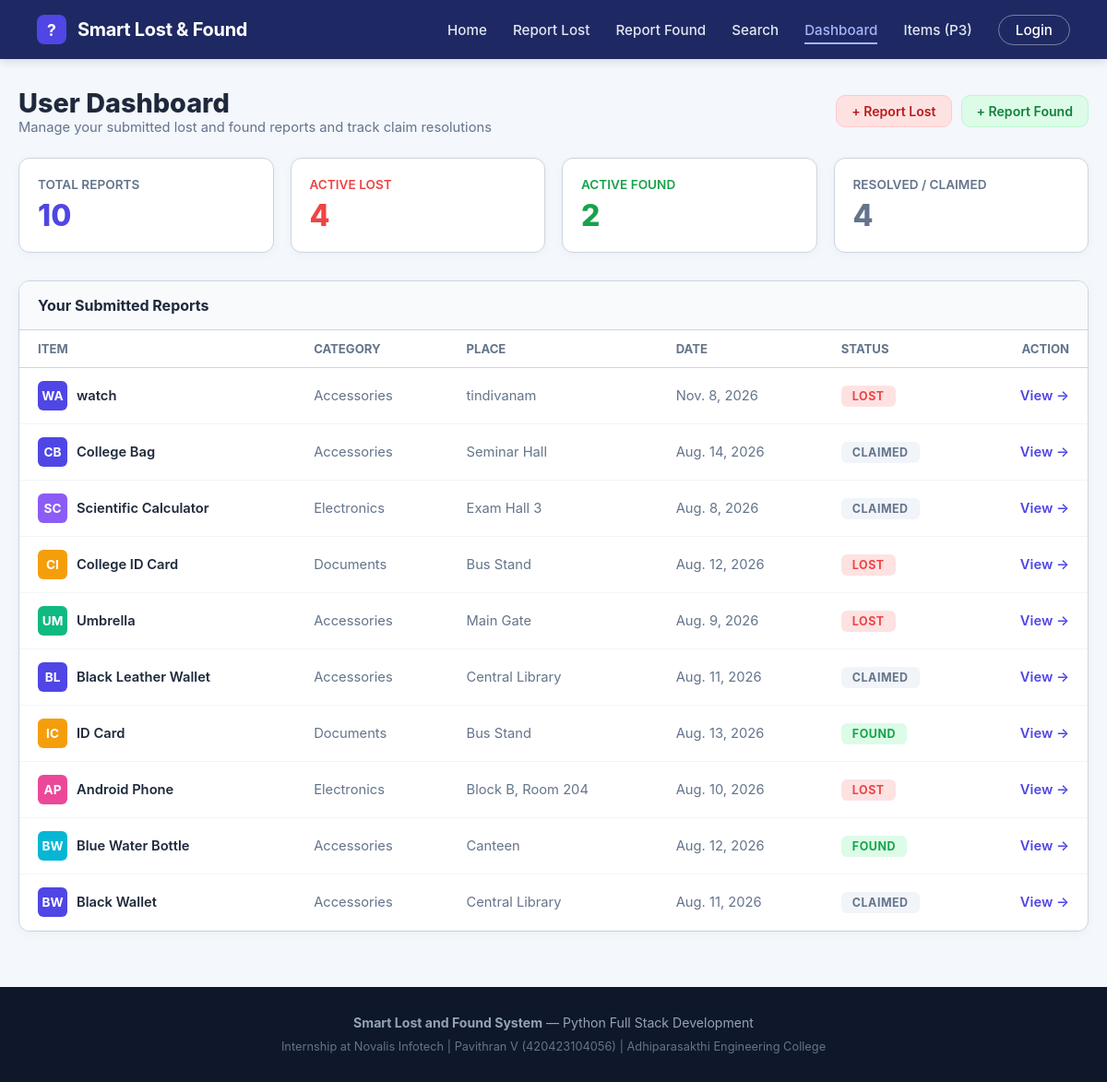
/dashboard/, run on the app's committed database.
### items/models.py (models this page shows, shortened)
class Item(models.Model):
    STATUS_CHOICES = [
        ("lost", "Lost"),
        ("found", "Found"),
        ("claimed", "Claimed"),
    ]
    owner = models.ForeignKey(User, on_delete=models.CASCADE, null=True, blank=True, related_name="items")
    title = models.CharField(max_length=100)
    category = models.CharField(max_length=50)
    place = models.CharField(max_length=100)
    date = models.DateField()
    description = models.TextField(blank=True)
    photo = models.ImageField(upload_to="items/", blank=True, null=True)
    status = models.CharField(max_length=10, choices=STATUS_CHOICES)
    created_at = models.DateTimeField(auto_now_add=True)
    @property
    def initials(self):
        words = self.title.strip().split()
        if len(words) >= 2:
            return f"{words[0][0]}{words[1][0]}".upper()
        elif words and len(words[0]) >= 2:
            return words[0][:2].upper()
        elif words:
            return (words[0][0] + "X").upper()
        return "LF"
    @property
    def card_color(self):
        title_lower = self.title.lower()
        if "wallet" in title_lower:
            return "#4f46e5"  # Vibrant Indigo (BW)
        elif "water" in title_lower or "bottle" in title_lower:
            return "#06b6d4"  # Vibrant Cyan / Teal (BB)
        elif "phone" in title_lower or "android" in title_lower or "mobile" in title_lower:
            return "#ec4899"  # Vibrant Rose / Pink (AP)
        elif "card" in title_lower or "id" in title_lower:
            return "#f59e0b"  # Warm Amber / Orange (IC)
        elif "umbrella" in title_lower:
            return "#10b981"  # Emerald Green (UM)
        elif self.category == "Electronics":
            return "#8b5cf6"  # Purple
        elif self.category == "Documents":
            return "#f59e0b"  # Amber
        return "#4f46e5"

### items/views.py (the view)
# urls.py: path('dashboard/', views.dashboard, name='dashboard'),
def dashboard(request):
    if request.user.is_authenticated:
        user_items = Item.objects.filter(owner=request.user).order_by('-created_at')
    else:
        user_items = Item.objects.all().order_by('-created_at')
    context = {
        "user_items": user_items,
        "total": user_items.count(),
        "lost_count": user_items.filter(status='lost').count(),
        "found_count": user_items.filter(status='found').count(),
        "claimed_count": user_items.filter(status='claimed').count(),
        "active_tab": "dashboard",
    }
    return render(request, "items/dashboard.html", context)

### items/templates/items/dashboard.html (shortened to what this page needs)
{% extends 'items/base.html' %}
{% load static %}
{% block content %}
<section>
  <div style="display: flex; justify-content: space-between; align-items: center; margin-bottom: 24px; flex-wrap: wrap; gap: 12px;">
    <div>
      <h1 style="font-size: 1.8rem; font-weight: 800; color: var(--text);">User Dashboard</h1>
      <p style="color: var(--text-muted); font-size: 0.92rem;">Manage your submitted lost and found reports and track claim resolutions</p>
    </div>
    <div style="display: flex; gap: 10px;">
      <a href="{% url 'report_item' status='lost' %}" class="btn-action btn-action-lost" style="padding: 8px 16px; font-size: 0.88rem;">+ Report Lost</a>
      <a href="{% url 'report_item' status='found' %}" class="btn-action btn-action-found" style="padding: 8px 16px; font-size: 0.88rem;">+ Report Found</a>
    </div>
  </div>
  <div class="stats-cards-grid">
    <div class="stat-card">
      <div style="color: #64748b; font-size: 0.85rem; font-weight: 600;">TOTAL REPORTS</div>
      <div class="stat-number">{{ total }}</div>
    </div>
    <div class="stat-card">
      <div style="color: #ef4444; font-size: 0.85rem; font-weight: 600;">ACTIVE LOST</div>
      <div class="stat-number" style="color: #ef4444;">{{ lost_count }}</div>
    </div>
    <div class="stat-card">
      <div style="color: #16a34a; font-size: 0.85rem; font-weight: 600;">ACTIVE FOUND</div>
      <div class="stat-number" style="color: #16a34a;">{{ found_count }}</div>
    </div>
    <div class="stat-card">
      <div style="color: #64748b; font-size: 0.85rem; font-weight: 600;">RESOLVED / CLAIMED</div>
      <div class="stat-number" style="color: #64748b;">{{ claimed_count }}</div>
    </div>
  </div>
  <div style="background: #ffffff; border-radius: 12px; border: 1px solid var(--border); box-shadow: 0 2px 12px rgba(0,0,0,0.04); overflow: hidden;">
    <div style="padding: 16px 20px; border-bottom: 1px solid var(--border); background: #f8fafc; font-weight: 700; color: var(--text);">
      Your Submitted Reports
    </div>
    {% if user_items %}
      <div style="overflow-x: auto;">
        <table style="width: 100%; border-collapse: collapse; text-align: left; font-size: 0.92rem;">
          <thead>
            <tr style="border-bottom: 1px solid var(--border); color: #64748b; font-size: 0.82rem; text-transform: uppercase;">
              <th style="padding: 12px 20px;">Item</th>
              <th style="padding: 12px 20px;">Category</th>
              <th style="padding: 12px 20px;">Place</th>
              <th style="padding: 12px 20px;">Date</th>
              <th style="padding: 12px 20px;">Status</th>
              <th style="padding: 12px 20px; text-align: right;">Action</th>
            </tr>
          </thead>
          <tbody>
            {% for itm in user_items %}
              <tr style="border-bottom: 1px solid #f1f5f9;">
                <td style="padding: 14px 20px; font-weight: 600; color: var(--text);">
                  <div style="display: flex; align-items: center; gap: 10px;">
                    <span style="display: inline-block; width: 32px; height: 32px; border-radius: 6px; background-color: {{ itm.card_color }}; color: #fff; font-weight: 700; text-align: center; line-height: 32px; font-size: 0.85rem;">
                      {{ itm.initials }}
                    </span>
                    <span>{{ itm.title }}</span>
                  </div>
                </td>
                <td style="padding: 14px 20px; color: #64748b;">{{ itm.category }}</td>
                <td style="padding: 14px 20px; color: #64748b;">{{ itm.place }}</td>
                <td style="padding: 14px 20px; color: #64748b;">{{ itm.date }}</td>
                <td style="padding: 14px 20px;">
                  <span class="status-badge badge-{{ itm.status|lower }}">{{ itm.status|upper }}</span>
                </td>
                <td style="padding: 14px 20px; text-align: right;">
                  <a href="{% url 'item_detail' pk=itm.pk %}" style="color: var(--primary); font-weight: 600; text-decoration: none;">View &rarr;</a>
                </td>
              </tr>
            {% endfor %}
          </tbody>
        </table>
      </div>
    {% else %}
      <div style="padding: 40px; text-align: center; color: #64748b;">
        <p>No reports submitted yet.</p>
        <a href="{% url 'report_item' status='lost' %}" class="btn-submit" style="display: inline-block; margin-top: 10px; text-decoration: none;">Report Lost Item</a>
      </div>
    {% endif %}
  </div>
</section>
{% endblock %}

### static/css/style.css (style rules this page uses)
:root { --bg: #f4f7fc; --primary: #4f46e5; --primary-hover: #4338ca; --dark: #1e2963; --dark-hover: #17204f; --text: #1e293b; --text-muted: #64748b; --text-light: #e2e8f0; --active-link: #a5b4fc; --border: #cbd5e1; --card-bg: #ffffff; --lost-bg: #fee2e2; --lost-color: #ef4444; --found-bg: #dcfce7; --found-color: #16a34a; --claimed-bg: #f1f5f9; --claimed-color: #64748b; --match-bg: #eef2ff; --match-border: #c7d2fe; --match-text: #3730a3; --success-bg: #ecfdf5; --success-border: #a7f3d0; --success-text: #047857; }
* { margin: 0; padding: 0; box-sizing: border-box; }
body { background: var(--bg); color: var(--text); font-family: -apple-system, BlinkMacSystemFont, "Segoe UI", Roboto, "Helvetica Neue", Arial, sans-serif; min-height: 100vh; display: flex; flex-direction: column; }
.btn-action { padding: 12px 24px; border-radius: 10px; text-decoration: none; font-weight: 600; font-size: 0.95rem; display: inline-flex; align-items: center; gap: 8px; transition: transform 0.2s ease; }
.btn-action-lost { background: #fee2e2; color: #b91c1c; border: 1px solid #fecaca; }
.btn-action-found { background: #dcfce7; color: #15803d; border: 1px solid #bbf7d0; }
.status-badge { padding: 4px 12px; border-radius: 6px; font-size: 0.78rem; font-weight: 700; letter-spacing: 0.5px; text-transform: uppercase; }
.badge-lost { background: var(--lost-bg); color: var(--lost-color); }
.badge-found { background: var(--found-bg); color: var(--found-color); }
.badge-claimed { background: var(--claimed-bg); color: var(--claimed-color); }
.stats-cards-grid { display: grid; grid-template-columns: repeat(auto-fit, minmax(180px, 1fr)); gap: 18px; margin-bottom: 30px; }
.stat-card { background: #ffffff; padding: 20px; border-radius: 12px; border: 1px solid var(--border); box-shadow: 0 2px 10px rgba(0, 0, 0, 0.04); }
.stat-card .stat-number { font-size: 2rem; font-weight: 800; color: var(--primary); margin-top: 6px; }

### data on the page
Item: initials "WA", title "watch", category "Accessories", place "tindivanam", date "Nov. 8, 2026", status "LOST"
Item: initials "CB", title "College Bag", category "Accessories", place "Seminar Hall", date "Aug. 14, 2026", status "CLAIMED"
Item: initials "SC", title "Scientific Calculator", category "Electronics", place "Exam Hall 3", date "Aug. 8, 2026", status "CLAIMED"
Item: initials "CI", title "College ID Card", category "Documents", place "Bus Stand", date "Aug. 12, 2026", status "LOST"
Item: initials "UM", title "Umbrella", category "Accessories", place "Main Gate", date "Aug. 9, 2026", status "LOST"
Item: initials "BL", title "Black Leather Wallet", category "Accessories", place "Central Library", date "Aug. 11, 2026", status "CLAIMED"
Item: initials "IC", title "ID Card", category "Documents", place "Bus Stand", date "Aug. 13, 2026", status "FOUND"
Item: initials "AP", title "Android Phone", category "Electronics", place "Block B, Room 204", date "Aug. 10, 2026", status "LOST"
Item: initials "BW", title "Blue Water Bottle", category "Accessories", place "Canteen", date "Aug. 12, 2026", status "FOUND"
Item: initials "BW", title "Black Wallet", category "Accessories", place "Central Library", date "Aug. 11, 2026", status "CLAIMED"

### other printed values
{{ total }} "10"
{{ lost_count }} "4"
{{ found_count }} "2"
{{ claimed_count }} "4"
